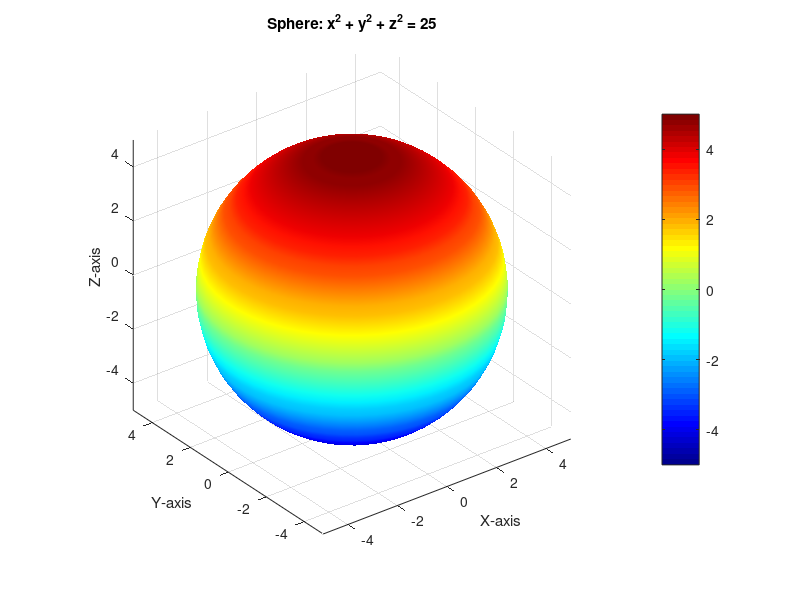

Recreate this plot in MATLAB.
% MATLAB Script to Plot a 3D Sphere or Ellipsoid
% Author: Jackson Saunders
% Date: 7/13/24

% Clear variables and close figures
clear all; close all; clc;

%% ================== Important Parameters (Edit these to define your sphere or ellipsoid) ==================

% Method selection (Uncomment the method you want to use)
method = 'sphere';
% method = 'ellipsoid';

% Parameters for Sphere
r = 5;                      % Radius of the sphere

% Parameters for Ellipsoid
a = 5;                      % Semi-axis length along x
b = 3;                      % Semi-axis length along y
c = 2;                      % Semi-axis length along z

% Grid size for plotting
gridSize = 50;              % Adjust the density of the grid

%% =============================== Plotting the Sphere or Ellipsoid =========================================

% Create a grid of spherical coordinates
theta = linspace(0, 2*pi, gridSize);   % Azimuthal angle
phi = linspace(0, pi, gridSize);       % Polar angle
[Theta, Phi] = meshgrid(theta, phi);

switch method
    case 'sphere'
        % ----- Standard Sphere -----
        % Equation: x^2 + y^2 + z^2 = r^2
        % Parameterization:
        % x = r * sin(phi) * cos(theta)
        % y = r * sin(phi) * sin(theta)
        % z = r * cos(phi)
        
        % Calculate X, Y, Z
        X = r * sin(Phi) .* cos(Theta);
        Y = r * sin(Phi) .* sin(Theta);
        Z = r * cos(Phi);
        
        % Plotting
        surf(X, Y, Z);
        title(['Sphere: x^2 + y^2 + z^2 = ', num2str(r^2)]);
        
    case 'ellipsoid'
        % ----- Ellipsoid -----
        % Equation: (x^2)/(a^2) + (y^2)/(b^2) + (z^2)/(c^2) = 1
        % Parameterization:
        % x = a * sin(phi) * cos(theta)
        % y = b * sin(phi) * sin(theta)
        % z = c * cos(phi)
        
        % Calculate X, Y, Z
        X = a * sin(Phi) .* cos(Theta);
        Y = b * sin(Phi) .* sin(Theta);
        Z = c * cos(Phi);
        
        % Plotting
        surf(X, Y, Z);
        title('Ellipsoid: (x^2)/(a^2) + (y^2)/(b^2) + (z^2)/(c^2) = 1');
        
    otherwise
        error('Invalid method selected.');
end

% ----- Enhance Plot Appearance -----
xlabel('X-axis'); ylabel('Y-axis'); zlabel('Z-axis');
axis equal;
grid on;
shading interp;
colormap jet;
colorbar;

% ----- Adjust View -----
view(3);  % 3D view
